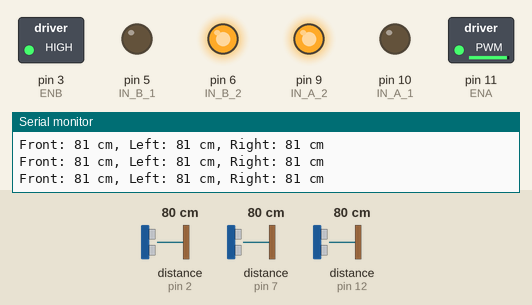
The sketch below on a simulated Arduino Uno, built with avr-gcc and run on an emulated ATmega328P. Parts: switched loads named in the sketch (green lamp = pin HIGH), output pins drawn as LEDs (lit = HIGH), the last lines printed to the serial monitor. Dashed ring = blinking. The test bench sets the inputs (shaded band); at power-on: distance to the obstacle (sensors on pin 2, pin 7, pin 12) 80 cm. The echo pulse lasts 58.3 µs per cm.

Above: at 1.2 s.
1.3 s: distance to the obstacle (sensor on pin 2) set to 23 cm
4.3 s: distance to the obstacle (sensor on pin 2) set to 18 cm
At 5.5 s:
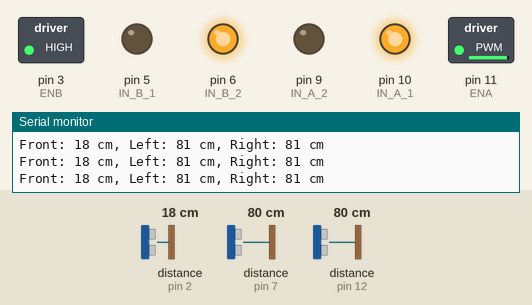
5.8 s: distance to the obstacle (sensor on pin 7) set to 23 cm
7.3 s: distance to the obstacle (sensor on pin 7) set to 18 cm
At 8.3 s:
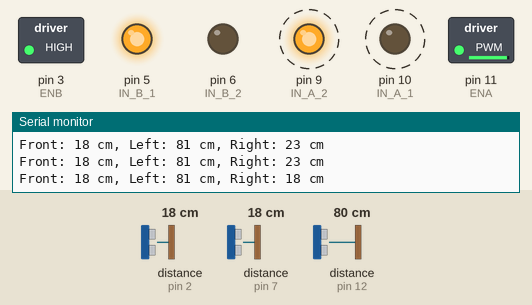
10.3 s: distance to the obstacle (sensor on pin 7) set to 35 cm
At 11.1 s:
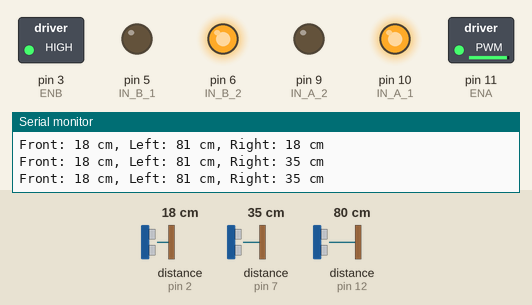
11.9 s: distance to the obstacle (sensor on pin 7) set to 2 cm
At 12.4 s:
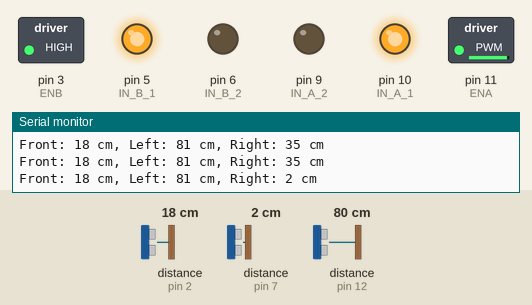
Timing chart, 0 to 15.9 s (numbered marks = the images above; inputs shaded):
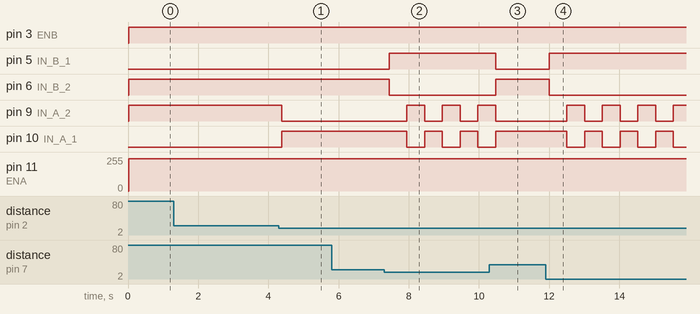

Measured:
- the behaviour switches between 21 and 20 cm on distance to the obstacle (sensor on pin 2) (found by bisection; images 0 and 1)
- the behaviour switches between 21 and 20 cm on distance to the obstacle (sensor on pin 7) (found by bisection; images 1 and 2)
- after the input at 4.3 s, pin 9 (IN_A_2): HIGH → LOW after 0.08 s; pin 10 (IN_A_1): LOW → HIGH after 0.08 s
- after the input at 7.3 s, pin 5 (IN_B_1): LOW → HIGH after 0.15 s; pin 6 (IN_B_2): HIGH → LOW after 0.15 s; pin 9 (IN_A_2): alternates HIGH for 0.51 s and LOW for 0.50 s, starting after 0.65 s; pin 10 (IN_A_1): alternates HIGH for 0.50 s and LOW for 0.51 s, starting after 0.65 s
- after the input at 10.3 s, pin 5 (IN_B_1): HIGH → LOW after 0.18 s; pin 6 (IN_B_2): LOW → HIGH after 0.18 s; pin 9 (IN_A_2): goes on until 10.5 s, then stays LOW; pin 10 (IN_A_1): goes on until 10.5 s, then stays HIGH
- after the input at 11.9 s, pin 5 (IN_B_1): LOW → HIGH after 0.11 s; pin 6 (IN_B_2): HIGH → LOW after 0.11 s; pin 9 (IN_A_2): alternates HIGH for 0.51 s and LOW for 0.50 s, starting after 0.61 s; pin 10 (IN_A_1): alternates HIGH for 0.50 s and LOW for 0.51 s, starting after 0.61 s

The sketch:

Code_GPT.ino
```cpp
#include <NewPing.h>  // Library for ultrasonic sensors

#define VA 242
#define VB 255
// Pin definitions
#define TRIGGER_PIN_FRONT 13  // Trigger pin for front sensor
#define ECHO_PIN_FRONT 2     // Echo pin for front sensor
#define TRIGGER_PIN_LEFT 13   // Trigger pin for left sensor
#define ECHO_PIN_LEFT 12      // Echo pin for left sensor
#define TRIGGER_PIN_RIGHT 13  // Trigger pin for right sensor
#define ECHO_PIN_RIGHT 7     // Echo pin for right sensor
#define ENA 11         // Motor A enable pin
#define IN_A_1 10        // Motor A input 1
#define IN_A_2 9        // Motor A input 2
#define ENB 3         // Motor B enable pin
#define IN_B_1 5         // Motor B input 3
#define IN_B_2 6         // Motor B input 4

// Robot dimensions
#define ROBOT_WIDTH 22.5       // Width of the robot in cm
#define ROBOT_LENGTH 30    // Length of the robot in cm

// Ultrasonic sensor objects
NewPing frontSensor(TRIGGER_PIN_FRONT, ECHO_PIN_FRONT, 400);  // Front sensor
NewPing leftSensor(TRIGGER_PIN_LEFT, ECHO_PIN_LEFT, 400);      // Left sensor
NewPing rightSensor(TRIGGER_PIN_RIGHT, ECHO_PIN_RIGHT, 400);   // Right sensor

// Movement variables
float vel = 28.99 * 0.001;   // Linear velocity in cm/ms
float omega = 105.07 * 0.001; // Angular velocity in degrees/ms


void backward(float distance=0){
  analogWrite(ENA,VA);
  analogWrite(ENB,VB);

  digitalWrite(IN_A_1,HIGH);
  digitalWrite(IN_A_2,LOW);

  digitalWrite(IN_B_1,HIGH);
  digitalWrite(IN_B_2,LOW);

  if(distance!=0){
    delay(distance/vel);
  }

}

void forward(float distance=0){
  analogWrite(ENA,VA);
  analogWrite(ENB,VB);

  digitalWrite(IN_A_1,LOW);
  digitalWrite(IN_A_2,HIGH);

  digitalWrite(IN_B_1,LOW);
  digitalWrite(IN_B_2,HIGH);

  if(distance!=0){
    delay(distance/vel);
  }
}

void right(float angle=0){
  analogWrite(ENA,VA);
  analogWrite(ENB,VB);

  digitalWrite(IN_A_1,HIGH);
  digitalWrite(IN_A_2,LOW);

  digitalWrite(IN_B_1,LOW);
  digitalWrite(IN_B_2,HIGH);

  if(angle!=0){
    delay(angle/omega);
  }
}

void left(float angle=0){
  analogWrite(ENA,VA);
  analogWrite(ENB,VB);

  digitalWrite(IN_A_1,LOW);
  digitalWrite(IN_A_2,HIGH);

  digitalWrite(IN_B_1,HIGH);
  digitalWrite(IN_B_2,LOW);


  if(angle!=0){
    delay(angle/omega);
  }
}

void stationary(){

  digitalWrite(IN_A_1,LOW);
  digitalWrite(IN_A_2,LOW);

  digitalWrite(IN_B_1,LOW);
  digitalWrite(IN_B_2,LOW);
}
void setup() {
  // Initialize serial communication
  Serial.begin(9600);


  pinMode(ENA,OUTPUT);
  pinMode(ENB,OUTPUT);

  pinMode(IN_A_1,OUTPUT);
  pinMode(IN_A_2,OUTPUT);

  pinMode(IN_B_1,OUTPUT);
  pinMode(IN_B_2,OUTPUT);

}

void loop() {
  // Read distance from front sensor
  int frontDistance = frontSensor.ping_cm();

  // Read distances from left and right sensors
  int leftDistance = leftSensor.ping_cm();
  int rightDistance = rightSensor.ping_cm();

  // Print sensor readings
  Serial.print("Front: ");
  Serial.print(frontDistance);
  Serial.print(" cm, Left: ");
  Serial.print(leftDistance);
  Serial.print(" cm, Right: ");
  Serial.print(rightDistance);
  Serial.println(" cm");

  // Obstacle detection and avoidance logic
  if (frontDistance > 0 && frontDistance <= 20) {
    if (rightDistance > 0 && rightDistance <= 20) {
      // If obstacles are detected in both front and right, move backward and turn left
      backward();
      delay(500);
      left();
      delay(500);
    } else {
      // If only an obstacle is detected in front, turn right
      right();
      delay(500);
    }
  } else if (leftDistance > 0 && leftDistance <= 20) {
    // If an obstacle is detected on the left, turn right
    right();
    delay(500);
  } else if (rightDistance > 0 && rightDistance <= 20) {
    // If an obstacle is detected on the right, turn left
    left();
    delay(500);
  } else {
    // No obstacles detected, move forward
    forward();
  }
}
```
